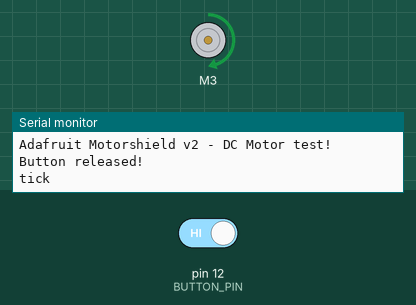
This sketch was run on a simulated Arduino Uno, built with avr-gcc and run on an emulated ATmega328P. Shown: DC motor (green arrow = forward, orange = backward, longer = faster), the last lines printed to the serial monitor. Inputs (shaded band) come from the test bench; at power-on: pin 12 (BUTTON_PIN) HIGH.

Above: at 1.2 s.
1.3 s: pin 12 (BUTTON_PIN) driven LOW
At 5.58 s:
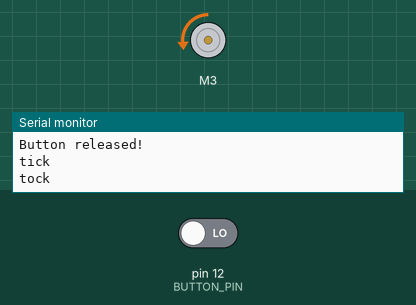
At 11.0 s:
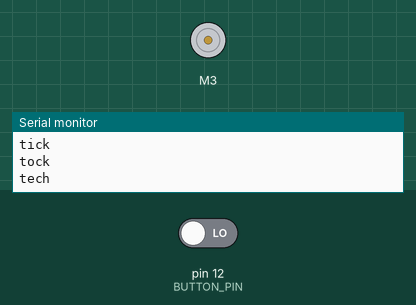
Timing chart, 0 to 15.7 s (numbered marks = the images above; inputs shaded):
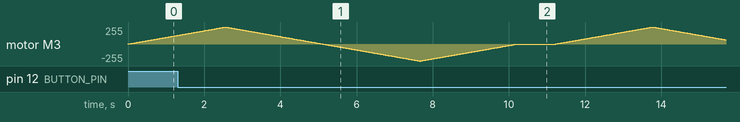

The sketch:

button_startMotor.ino
```cpp
/*
  This is a test sketch for the Adafruit assembled Motor Shield for Arduino v2
  It won't work with v1.x motor shields! Only for the v2's with built in PWM
  control

  For use with the Adafruit Motor Shield v2
  ---->	http://www.adafruit.com/products/1438
*/

#include <Wire.h>
#include <Adafruit_MotorShield.h>

// Setup the button
// Constants:
const int BUTTON_PIN = 12; // the number of the pushbutton pin
// Variables:
int lastState = LOW;  // the previous state from the input pin
int currentState;     // the current reading from the input pin

// Create the motor shield object with the default I2C address
Adafruit_MotorShield AFMS = Adafruit_MotorShield();
// Or, create it with a different I2C address (say for stacking)
// Adafruit_MotorShield AFMS = Adafruit_MotorShield(0x61);

// Select which 'port' M1, M2, M3 or M4. In this case, M1
Adafruit_DCMotor *myMotor = AFMS.getMotor(3);
// You can also make another motor on port M2
//Adafruit_DCMotor *myOtherMotor = AFMS.getMotor(2);

void setup() {
  Serial.begin(115200);           // set up Serial library at 9600 bps

  pinMode(BUTTON_PIN, INPUT_PULLUP);

  Serial.println("Adafruit Motorshield v2 - DC Motor test!");
  AFMS.begin();  // create with the default frequency 1.6KHz
  //AFMS.begin(1000);  // OR with a different frequency, say 1KHz

  // Set the speed to start, from 0 (off) to 255 (max speed)
  myMotor->setSpeed(100);
  myMotor->run(FORWARD);
  // turn on motor
  myMotor->run(RELEASE);
}

void loop() {
  uint8_t i;

  currentState = digitalRead(BUTTON_PIN);

  if (lastState == HIGH && currentState == LOW)      { // button is pressed
    Serial.println("Button pressed!");
  }
  else if (lastState == LOW && currentState == HIGH) { // button is released
    Serial.println("Button released!");
  }
  // save the the last state
  lastState = currentState;

  Serial.print("\ntick");
  myMotor->run(FORWARD);
  for (i = 0; i < 255; i++) {
    myMotor->setSpeed(i);
    delay(10);
  }
  for (i = 255; i != 0; i--) {
    myMotor->setSpeed(i);
    delay(10);
  }

  Serial.print("\ntock");
  myMotor->run(BACKWARD);
  for (i = 0; i < 255; i++) {
    myMotor->setSpeed(i);
    delay(10);
  }
  for (i = 255; i != 0; i--) {
    myMotor->setSpeed(i);
    delay(10);
  }

  Serial.print("\ntech");
  myMotor->run(RELEASE);
  delay(1000);
}
```
